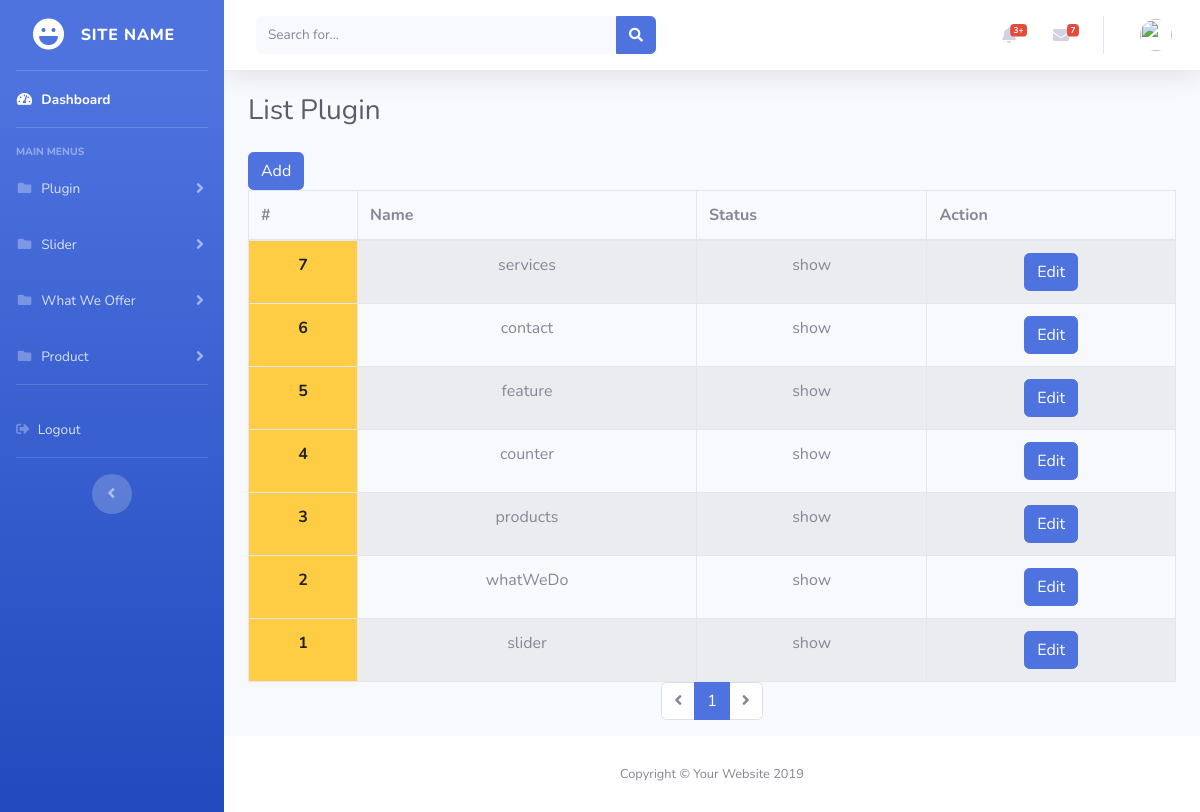
The page /panel/listPlugin.php on the database its author committed.
### tables this page shows
CREATE TABLE `plugin_database` (
  `plugin_id` int(255) NOT NULL,
  `plugin_name` varchar(255) NOT NULL,
  `plugin_action` varchar(255) NOT NULL,
  `plugin_created_date` varchar(255) NOT NULL,
  `plugin_created_time` varchar(255) NOT NULL
);

### panel/listPlugin.php (the view, shortened to what this page needs)
<?php include("header.inc.php"); ?>
<body id="page-top">
  <div id="wrapper">
    <?php include("sideBar.inc.php"); ?>
    <div id="content-wrapper" class="d-flex flex-column">
      <div id="content">
        <?php include("topBar.inc.php"); ?>
                <div class="container-fluid">
                    <h1 class="h3 mb-4 text-gray-800">List Plugin</h1>
                    <a class="btn btn-primary" href="addPlugin.php">Add</a>
                    <div class="uk-overflow-auto">
    <table class="uk-table uk-table-hover uk-table-middle uk-table-divider uk-table-responsive table table-bordered table-striped mb-0" id="datatable-tabletools">
        <thead>
            <tr>
                <th>#</th>
                <th>Name</th>
                <th>Status</th>
                <th>Action</th>
            </tr>
        </thead>
            <tbody>
            <?php
if (isset($_GET['page_no']) && $_GET['page_no']!="") {
$page_no = $_GET['page_no'];
} else {
  $page_no = 1;
  }
$total_records_per_page = 24;
$offset = ($page_no-1) * $total_records_per_page;
$previous_page = $page_no - 1;
$next_page = $page_no + 1;
$result_count = mysqli_query($db,"SELECT COUNT(*) As total_records FROM `plugin_database` ");
$total_records = mysqli_fetch_array($result_count);
$total_records = $total_records['total_records'];
$total_no_of_pages = ceil($total_records / $total_records_per_page);
?>
<?php
    $pluginQuery = $db->query("SELECT * FROM plugin_database ORDER BY plugin_id DESC LIMIT $offset, $total_records_per_page") or die('could not search!');
        while ($row = mysqli_fetch_array($pluginQuery)) {
            $plugin_id = $row['plugin_id'];
            $plugin_name = $row['plugin_name'];
            $plugin_action = $row['plugin_action'];
?>
                <tr class="text-center">
                    <td style="background: #FFCD43;color: #222;font-weight:bold;"><?php echo $plugin_id; ?></td>
                    <td><?php echo $plugin_name; ?></td>
                    <td><?php echo $plugin_action; ?></td>
                    <td>
                        <a class="btn btn-primary" href="javascript:void(0);" data-toggle="modal" data-target="#plugin<?php echo $plugin_id; ?>">Edit</a>
                    </td>
                </tr>
<?php } ?>
            </tbody>
        </table>
</div>
                </div>
            </div>
            <nav aria-label="Page navigation example" style="margin: 0 auto">
        <ul class="pagination justify-content-center">
        <li class="page-item" <?php if($page_no <= 1){ echo "class='disabled'"; } ?>>
          <a class="page-link" <?php if($page_no > 1){ echo "href='?page_no=$previous_page'"; } ?> aria-label="Previous">
            <span aria-hidden="true"><i class="fas fa-angle-left"></i></span>
          </a>
        </li>
  <?php
  if ($total_no_of_pages <= 10){
  for ($counter = 1; $counter <= $total_no_of_pages; $counter++){
  if ($counter == $page_no) {
  echo "<li class=\"page-item active\"><a class=\"page-link\">$counter</a></li>";
  }else{
  echo "<li class=\"page-item\"><a class=\"page-link\" href='?page_no=$counter'>$counter</a></li>";
  }
  }
  }
  ?>
        <li class="page-item" <?php if($page_no >= $total_no_of_pages){ echo "class='disabled'"; } ?>>
          <a class="page-link" <?php if($page_no < $total_no_of_pages) { echo "href='?page_no=$next_page'"; } ?> aria-label="Next">
            <span aria-hidden="true"><i class="fas fa-angle-right"></i></span>
          </a>
        </li>
        </ul>
      </nav>
<?php include("footer.inc.php"); ?>

### panel/header.inc.php (shortened to what this page needs)
<!DOCTYPE html>
<html lang="en">
<head>
  <link href="vendor/fontawesome-free/css/all.min.css" rel="stylesheet" type="text/css">
  <link href="css/sb-admin-2.min.css" rel="stylesheet">
</head>

### panel/sideBar.inc.php (shortened to what this page needs)
<ul class="navbar-nav bg-gradient-primary sidebar sidebar-dark accordion" id="accordionSidebar">
  <a class="sidebar-brand d-flex align-items-center justify-content-center" href="../index.php">
    <div class="sidebar-brand-icon">
      <i class="fas fa-laugh"></i>
    </div>
    <div class="sidebar-brand-text mx-3">Site Name</div>
  </a>
  <hr class="sidebar-divider my-0">
  <li class="nav-item active">
    <a class="nav-link" href="index.php">
      <i class="fas fa-fw fa-tachometer-alt"></i>
      <span>Dashboard</span></a>
  </li>
  <hr class="sidebar-divider">
  <div class="sidebar-heading">
    Main Menus
  </div>
  <li class="nav-item">
      <a class="nav-link collapsed" href="#" data-toggle="collapse" data-target="#Plugin"
          aria-expanded="true" aria-controls="Plugin">
          <i class="fas fa-fw fa-folder"></i>
          <span>Plugin</span>
      </a>
  </li>
  <li class="nav-item">
      <a class="nav-link collapsed" href="#" data-toggle="collapse" data-target="#Slider"
          aria-expanded="true" aria-controls="Slider">
          <i class="fas fa-fw fa-folder"></i>
          <span>Slider</span>
      </a>
  </li>
  <li class="nav-item">
      <a class="nav-link collapsed" href="#" data-toggle="collapse" data-target="#whatWeDo"
          aria-expanded="true" aria-controls="whatWeDo">
          <i class="fas fa-fw fa-folder"></i>
          <span>What We Offer</span>
      </a>
  </li>
  <li class="nav-item">
      <a class="nav-link collapsed" href="#" data-toggle="collapse" data-target="#Product"
          aria-expanded="true" aria-controls="Product">
          <i class="fas fa-fw fa-folder"></i>
          <span>Product</span>
      </a>
  </li>
  <hr class="sidebar-divider d-none d-md-block">
  <li class="nav-item">
      <a class="nav-link" href="#" data-toggle="modal" data-target="#logoutModal">
          <i class="fas fa-sign-out-alt"></i>
          <span>Logout</span></a>
  </li>
  <hr class="sidebar-divider d-none d-md-block">
  <div class="text-center d-none d-md-inline">
    <button class="rounded-circle border-0" id="sidebarToggle"></button>
  </div>
</ul>

### panel/topBar.inc.php (shortened to what this page needs)
<nav class="navbar navbar-expand navbar-light bg-white topbar mb-4 static-top shadow">
<form class="d-none d-sm-inline-block form-inline mr-auto ml-md-3 my-2 my-md-0 mw-100 navbar-search">
  <div class="input-group">
    <input type="text" class="form-control bg-light border-0 small" placeholder="Search for..." aria-label="Search" aria-describedby="basic-addon2">
    <div class="input-group-append">
      <button class="btn btn-primary" type="button">
        <i class="fas fa-search fa-sm"></i>
      </button>
    </div>
  </div>
</form>
<ul class="navbar-nav ml-auto">
  <li class="nav-item dropdown no-arrow mx-1">
    <a class="nav-link dropdown-toggle" href="#" id="alertsDropdown" role="button" data-toggle="dropdown" aria-haspopup="true" aria-expanded="false">
      <i class="fas fa-bell fa-fw"></i>
      <span class="badge badge-danger badge-counter">3+</span>
    </a>
  </li>
  <li class="nav-item dropdown no-arrow mx-1">
    <a class="nav-link dropdown-toggle" href="#" id="messagesDropdown" role="button" data-toggle="dropdown" aria-haspopup="true" aria-expanded="false">
      <i class="fas fa-envelope fa-fw"></i>
      <span class="badge badge-danger badge-counter">7</span>
    </a>
  </li>
  <li class="nav-item dropdown no-arrow">
      <a class="nav-link dropdown-toggle" href="#" id="userDropdown" role="button"
          data-toggle="dropdown" aria-haspopup="true" aria-expanded="false">
          <img class="img-profile rounded-circle"
              src="../images/users/<?php echo $_SESSION['user']['picci_profile_pic']; ?>">
      </a>
  </li>
</ul>
</nav>

### panel/footer.inc.php (shortened to what this page needs)
      <footer class="sticky-footer bg-white">
        <div class="container my-auto">
          <div class="copyright text-center my-auto">
            <span>Copyright &copy; Your Website 2019</span>
          </div>
        </div>
      </footer>
    </div>
  </div>
</body>
</html>

### rows shown on the page
plugin_database: plugin_id "7", plugin_name "services", plugin_action "show"
plugin_database: plugin_id "6", plugin_name "contact", plugin_action "show"
plugin_database: plugin_id "5", plugin_name "feature", plugin_action "show"
plugin_database: plugin_id "4", plugin_name "counter", plugin_action "show"
plugin_database: plugin_id "3", plugin_name "products", plugin_action "show"
plugin_database: plugin_id "2", plugin_name "whatWeDo", plugin_action "show"
plugin_database: plugin_id "1", plugin_name "slider", plugin_action "show"
